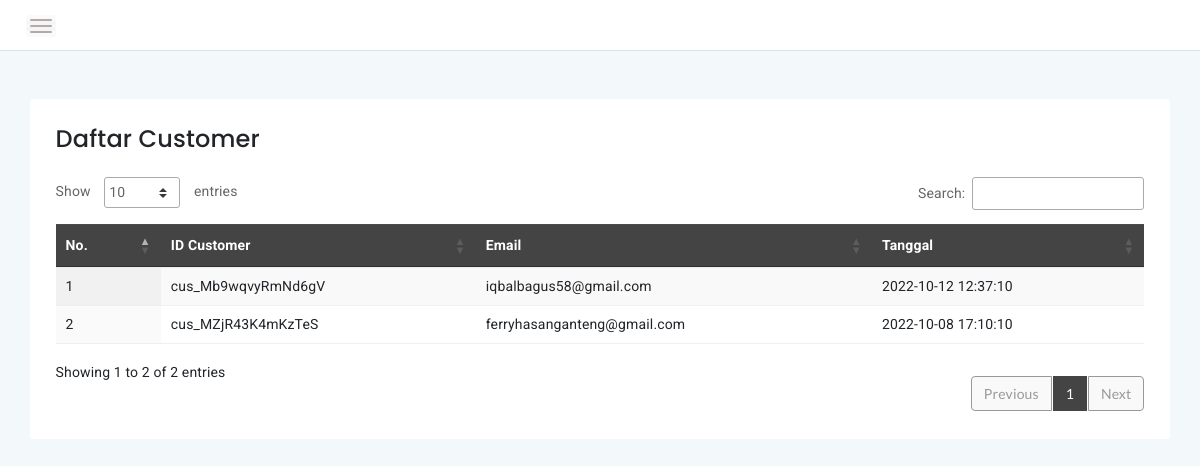
Screenshot of /admin/customer.php with the database file from the repository.
### tables this page shows
CREATE TABLE `customers` (
  `id_customer` varchar(255) NOT NULL,
  `email` varchar(255) NOT NULL,
  `country` varchar(255) DEFAULT NULL,
  `created_at` datetime NOT NULL DEFAULT current_timestamp()
);

### admin/customer.php (the view, shortened to what this page needs)
<!DOCTYPE html>
<html lang="en">
<head>
    <link rel="stylesheet" href="../plugins/bootstrap-5.1.3/dist/css/bootstrap.min.css">
    <link rel="stylesheet" href="assets/css/font-awesome.min.css">
    <link rel="stylesheet" href="assets/css/themify-icons.css">
    <link rel="stylesheet" href="assets/css/metisMenu.css">
    <link rel="stylesheet" href="assets/css/owl.carousel.min.css">
    <link rel="stylesheet" href="assets/css/slicknav.min.css">
    <link rel="stylesheet" href="https://www.amcharts.com/lib/3/plugins/export/export.css" type="text/css" media="all" />
    <link rel="stylesheet" type="text/css" href="https://cdn.datatables.net/1.10.20/css/jquery.dataTables.min.css">
    <link rel="stylesheet" type="text/css" href="https://cdn.datatables.net/1.10.20/css/jquery.dataTables.css">
    <link rel="stylesheet" type="text/css" href="https://cdn.datatables.net/1.10.20/css/dataTables.bootstrap4.min.css">
    <link rel="stylesheet" type="text/css" href="https://cdn.datatables.net/responsive/2.2.3/css/responsive.bootstrap.min.css">
    <link rel="stylesheet" type="text/css" href="https://cdn.datatables.net/responsive/2.2.3/css/responsive.jqueryui.min.css">
    <link rel="stylesheet" type="text/css" href="https://cdn.datatables.net/buttons/1.5.2/css/buttons.dataTables.min.css">
    <link rel="stylesheet" href="assets/css/typography.css">
    <link rel="stylesheet" href="assets/css/default-css.css">
    <link rel="stylesheet" href="assets/css/styles.css">
    <link rel="stylesheet" href="assets/css/responsive.css">
</head>
<body>
    <div class="page-container">
        <div class="main-content">
            <div class="header-area">
                <div class="row align-items-center">
                    <div class="col-md-6 col-sm-8 clearfix">
                        <div class="nav-btn float-left">
                            <span></span>
                            <span></span>
                            <span></span>
                        </div>
                    </div>
                </div>
            </div>
            <div class="main-content-inner">
                <div class="main-content-inner">
                    <div class="row mt-5 mb-5">
                        <div class="col-12">
                            <div class="card">
                                <div class="card-body">
                                    <div class="d-flex justify-content-between align-items-center mb-4">
                                        <h4 class="d-inline">Daftar Customer</h4>
                                    </div>
                                    <div class="data-tables datatable-dark">
                                        <table id="dataTable3" class="display" style="width:100%">
                                            <thead class="thead-dark">
                                                <tr>
                                                    <th>No.</th>
                                                    <th>ID Customer</th>
                                                    <th>Email</th>
                                                    <th>Tanggal</th>
                                                </tr>
                                            </thead>
                                            <tbody>
                                                <?php
                                                $brgs = mysqli_query($koneksi, "SELECT * FROM customers ORDER BY id_customer");
                                                $no = 1;
                                                while ($p = mysqli_fetch_array($brgs)) {
                                                ?>
                                                    <tr>
                                                        <td><?php echo $no++ ?></td>
                                                        <td><?php echo $p['id_customer'] ?></td>
                                                        <td><?php echo $p['email'] ?></td>
                                                        <td><?php echo $p['created_at'] ?></td>
                                                    </tr>
                                                <?php
                                                }
                                                ?>
                                            </tbody>
                                        </table>
                                    </div>
                                </div>
                            </div>
                        </div>
                    </div>
                </div>
            </div>
        </div>
    </div>
</body>
</html>

### admin/assets/css/default-css.css (style rules this page uses)
* { margin: 0; padding: 0; box-sizing: border-box; }
*, *:before, *:after { -moz-box-sizing: border-box; -webkit-box-sizing: border-box; box-sizing: border-box; }
html { -webkit-font-smoothing: antialiased; }
body { background: #fff; font-weight: normal; -webkit-font-smoothing: antialiased; -webkit-text-size-adjust: 100%; }
:root { --primary-color: #ff962d; }

### admin/assets/css/styles.css (style rules this page uses)
.page-container { width: 100%; height: 100%; min-height: 100vh; padding-left: 280px; -webkit-transition: padding-left 0.3s ease 0s; transition: padding-left 0.3s ease 0s; }
.card { border: none; border-radius: 4px; background-color: #fff; -webkit-transition: all 0.3s ease 0s; transition: all 0.3s ease 0s; }
.card-body { padding: 25.6px; padding: 1.6rem; }
.main-content { width: 100%; background: #F3F8FB; }
.main-content-inner { padding: 0 30px 50px; }
.header-area { height: 51px; padding: 15px 30px; background: #fff; border-bottom: 1px solid #d8e3e7; }
.nav-btn { cursor: pointer; }
.nav-btn span { display: block; width: 22px; height: 2px; background: #b3aaaa; margin: 4px 0; border-radius: 15px; -webkit-transition: all 0.3s ease 0s; transition: all 0.3s ease 0s; box-shadow: 0 0 0 4px rgba(99, 96, 96, 0.03); }
table tr th { border-bottom: none; }
table tr th, table tr td { border-top: 1px solid rgba(120, 130, 140, 0.13) !important; }
table.dataTable.no-footer { border-bottom: 1px solid rgba(120, 130, 140, 0.13) !important; }
table.dataTable thead th, table.dataTable thead td { border-bottom-color: transparent; }
.datatable-dark thead { background: #444; color: #fff; }

### admin/assets/css/responsive.css (style rules this page uses)
@media (min-width: 1200px) and (max-width: 1364px) { .main-content-inner { padding: 0 15px 50px; } }
@media (min-width: 1200px) and (max-width: 1364px) { .page-container, .sbar_collapsed.page-container { padding-left: 0; } }

### rows the page displays
customers: id_customer "cus_Mb9wqvyRmNd6gV", email "iqbalbagus58@gmail.com", created_at "2022-10-12 12:37:10"
customers: id_customer "cus_MZjR43K4mKzTeS", email "ferryhasanganteng@gmail.com", created_at "2022-10-08 17:10:10"
